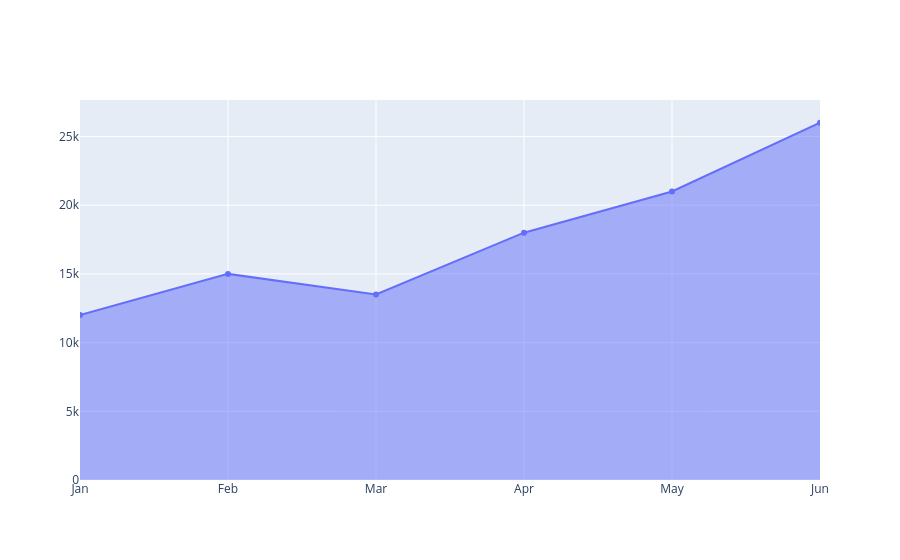

Notebook code cell kept with this figure:
### Code cell
df3 = pd.DataFrame({
    "Month": ["Jan", "Feb", "Mar", "Apr", "May", "Jun"],
    "Profit": [12000, 15000, 13500, 18000, 21000, 26000]
})

fig = go.Figure()

fig.add_trace(
    go.Scatter(
        x=df3["Month"],
        y=df3["Profit"],
        fill="tozeroy"
    )
)

fig.show()

### Figure 1 — Plotly figure (JSON) as saved in the notebook; plotly's stock layout.template omitted (floating-point values rounded to 4 significant figures)
{"data": [{"fill": "tozeroy", "type": "scatter", "x": ["Jan", "Feb", "Mar", "Apr", "May", "Jun"], "y": [12000, 15000, 13500, 18000, 21000, 26000]}], "layout": {}}
